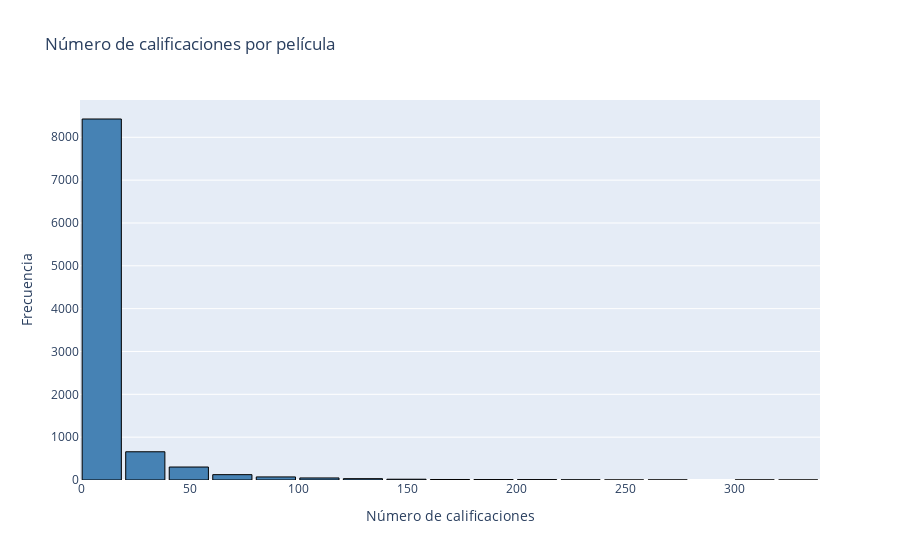

Write notebook code for a chart like this one.
### Code cell
# Crear histograma de calificaciones por película
fig = go.Figure()

fig.add_trace(go.Histogram(
    x=rating_movies['cnt_rat'],
    nbinsx=30,  # Igual que matplotlib
    marker=dict(color='steelblue', line=dict(color='black', width=1))
))

fig.update_layout(
    title="Número de calificaciones por película",
    xaxis_title="Número de calificaciones",
    yaxis_title="Frecuencia",
    bargap=0.1
)

fig.show()

### Figure 1 — Plotly figure (JSON) as saved in the notebook; plotly's stock layout.template omitted (floating-point values rounded to 4 significant figures; data arrays with more than 128 entries replaced by an {"elided": "..."} marker saying what was removed)
{"data": [{"marker": {"color": "steelblue", "line": {"color": "black", "width": 1}}, "nbinsx": 30, "type": "histogram", "x": {"elided": "9724 int values"}}], "layout": {"bargap": 0.1, "title": {"text": "Número de calificaciones por película"}, "xaxis": {"title": {"text": "Número de calificaciones"}}, "yaxis": {"title": {"text": "Frecuencia"}}}}
